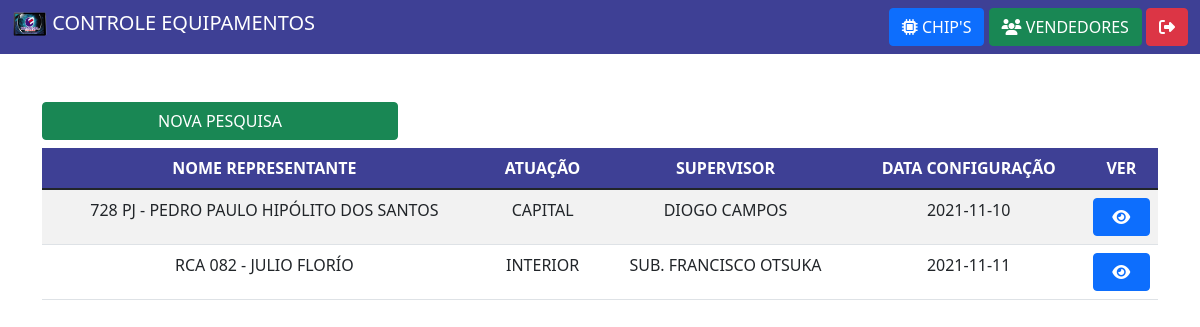
Page /pesquisa_vendedor.php (signed in) on the committed database.
### tables this page shows
CREATE TABLE `historico` (
  `id_historico` int(11) NOT NULL,
  `nome_representante` varchar(45) NOT NULL,
  `atuacao` varchar(45) NOT NULL,
  `supervisor` varchar(45) NOT NULL,
  `data_configuracao` date NOT NULL,
  `data_desligamento` date NOT NULL,
  `observacao` varchar(80) NOT NULL,
  `equipamentos_id_equipamentos` int(11) NOT NULL
);

### pesquisa_vendedor.php (the view, shortened to what this page needs)
<?php
include 'menu.php';
include 'conexao.php';
if(!empty($_POST['rca'])){
    $rca = $_POST['rca'];
    $sql = "SELECT * FROM historico WHERE nome_representante LIKE '%$rca%'";
    $result = $conn->query($sql);
}
else{
    $supervisor = $_POST['supervisor'];
    $sql = "SELECT * FROM historico WHERE supervisor LIKE '%$supervisor%'";
    $result = $conn->query($sql);
}
?>
<body>
<div class="container mt-5">
    <div class="row">
        <div class="col-sm-4">
        <a href='vendedor.php' type="button" style="width: 100%;" class="btn btn-success mb-2">NOVA PESQUISA</a>
        </div>
    </div>
    <div class="row">
        <div class="col-sm-12">
        <table class="table table-striped text-center">
                <thead class="sticky-top text-center" style="background-color: #3e4095; color: white">
                    <tr>
                        <th scope="col">NOME REPRESENTANTE</th>
                        <th scope="col">ATUAÇÃO</th>
                        <th scope="col">SUPERVISOR</th>
                        <th scope="col">DATA CONFIGURAÇÃO</th>
                        <th scope="col">VER</th>
                    </tr>
                </thead>
                <tbody>
                    <?php
                    if ($result->num_rows > 0) {
                        while ($row = $result->fetch_assoc()) {
                            echo "
                              <tr>
                              <td>" . $row["nome_representante"] . " </td>
                                  <td>" . $row["atuacao"] . " </td>
                                  <td>" . $row["supervisor"] . " </td>
                                  <td>" . $row["data_configuracao"] . " </td>
                                  <td><a type='button' style='width:100%' href='visualizar_vendedor.php?id=" . $row["id_historico"] . "' class='btn btn-primary'><i class='fas fa-eye'></i></a></td>
                              </tr>";
                        }
                    } else {
                        echo "0 results";
                    }
                    ?>
                </tbody>
            </table>
        </div>
    </div>
</div>
</body>
</html>

### rows in the picture
historico: nome_representante "728 PJ - PEDRO PAULO HIPÓLITO DOS SANTOS", atuacao "CAPITAL", supervisor "DIOGO CAMPOS", data_configuracao "2021-11-10"
historico: nome_representante "RCA 082 - JULIO FLORÍO", atuacao "INTERIOR", supervisor "SUB. FRANCISCO OTSUKA", data_configuracao "2021-11-11"
